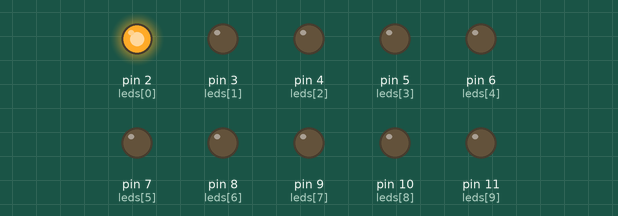
Simulated run of this sketch. Board: Arduino Uno, built with avr-gcc and run on an emulated ATmega328P. Shown: output pins drawn as LEDs (lit = HIGH).

Above: at 4.15 s.
At 5.95 s:
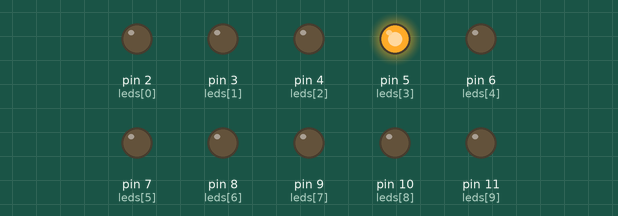
At 7.75 s:
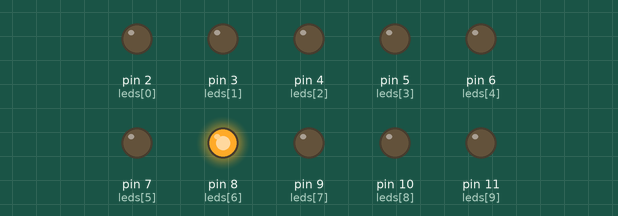
At 11.35 s:
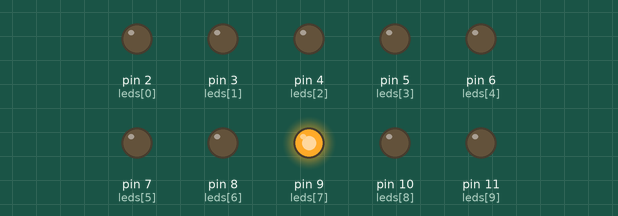
At 14.95 s:
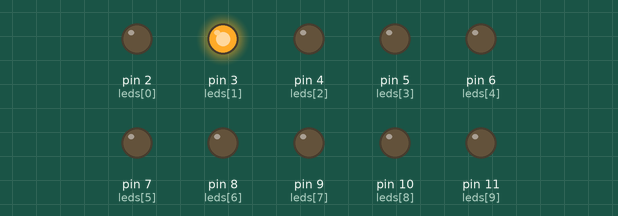
At 18.85 s:
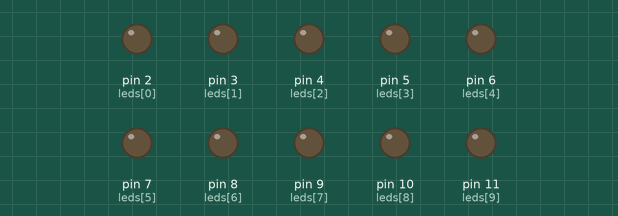
Timing chart, 0 to 21.9 s (numbered marks = the images above):
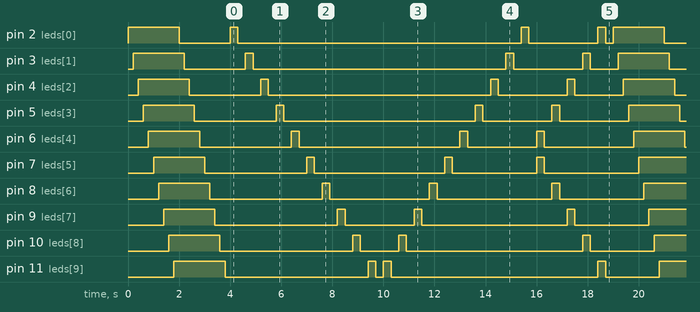

Measured:
- by itself, pin 2 (leds[0]): LOW → HIGH at 0.00 s, → LOW 2.0 s later, → HIGH 2.0 s later, → LOW 0.30 s later, … (17 changes in this stretch)
- by itself, pin 3 (leds[1]): LOW → HIGH at 0.20 s, → LOW 2.0 s later, → HIGH 2.4 s later, → LOW 0.30 s later, … (17 changes in this stretch)
- by itself, pin 4 (leds[2]): LOW → HIGH at 0.40 s, → LOW 2.0 s later, → HIGH 2.8 s later, → LOW 0.30 s later, … (17 changes in this stretch)
- by itself, pin 5 (leds[3]): LOW → HIGH at 0.60 s, → LOW 2.0 s later, → HIGH 3.2 s later, → LOW 0.30 s later, … (17 changes in this stretch)
- by itself, pin 6 (leds[4]): LOW → HIGH at 0.80 s, → LOW 2.0 s later, → HIGH 3.6 s later, → LOW 0.30 s later, … (17 changes in this stretch)
- by itself, pin 7 (leds[5]): LOW → HIGH at 1.0 s, → LOW 2.0 s later, → HIGH 4.0 s later, → LOW 0.30 s later, … (17 changes in this stretch)
- by itself, pin 8 (leds[6]): LOW → HIGH at 1.2 s, → LOW 2.0 s later, → HIGH 4.4 s later, → LOW 0.30 s later, … (17 changes in this stretch)
- by itself, pin 9 (leds[7]): LOW → HIGH at 1.4 s, → LOW 2.0 s later, → HIGH 4.8 s later, → LOW 0.30 s later, … (17 changes in this stretch)

The sketch:

SecuenciaNuevo.ino
```cpp
int leds[10] = {2, 3, 4, 5, 6, 7, 8, 9, 10, 11};


void setup() {
  // put your setup code here, to run once:
  for (int i = 0; i < 10; i++) {
    pinMode(leds[i], OUTPUT);
  }

}

void loop() {
  for (int i = 0; i < 10; i++) {
    digitalWrite(leds[i], HIGH);
    delay(200);
  }

  for (int i = 0; i < 10; i++) {
    digitalWrite(leds[i], LOW);
    delay(200);
  }
  for (int i = 0; i < 10; i++) {
    digitalWrite(leds[i], HIGH);   // Enciende LED
    delay(300);
    digitalWrite(leds[i], LOW);    // Apaga LED
    delay(300);
  }
  for (int i = 9; i >= 0; i--) {
    digitalWrite(leds[i], HIGH);   // Enciende LED
    delay(300);
    digitalWrite(leds[i], LOW);    // Apaga LED
    delay(300);
  }
  for (int i = 0; i < 5; i++) {

    int left  = 4 - i;   // 4, 3, 2, 1, 0
    int right = 5 + i;   // 5, 6, 7, 8, 9

    digitalWrite(leds[left], HIGH);
    digitalWrite(leds[right], HIGH);
    delay(300);

    digitalWrite(leds[left], LOW);
    digitalWrite(leds[right], LOW);
    delay(300);
  }
}
```
